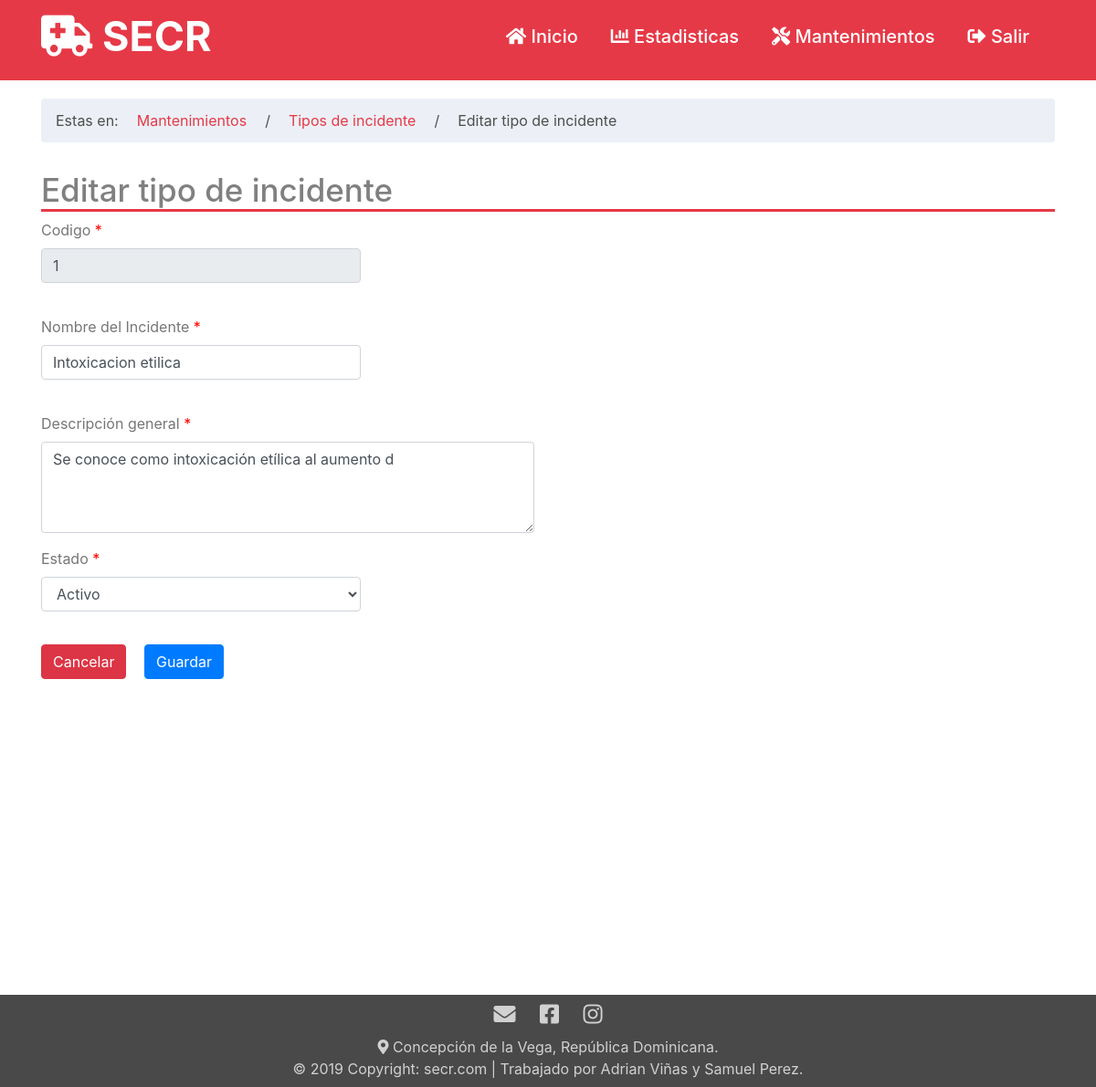
Page /tiposIncidente_modi.php?id=1 on the committed database.
### tables this page shows
CREATE TABLE `tipos_incidente` (
  `id_tipos_incidente` int(11) NOT NULL,
  `nombre` varchar(50) NOT NULL,
  `descripcion` varchar(50) NOT NULL,
  `estado` char(1) NOT NULL
);

### php/select.php (called while the page is built, shortened)
<?php
function consultar_tiposIncidente_id($id){
    include('conexion.php');
    $sql="SELECT * FROM tipos_incidente where id_tipos_incidente='$id'";
    return $result=$mysqli->query($sql);
}
?>

### tiposIncidente_modi.php (the view, shortened to what this page needs)
<?php
    include './php/cabe.php';
    $query=consultar_tiposIncidente_id($_GET['id']);
    $row=$query->fetch_assoc();
?>
<div class="container">
    <div class="row">
        <div class="col-lg-12">
        <ol class = "breadcrumb" style="margin-top: 20px; background: rgba(230, 235, 243, 0.74);">
            <li style="color: rgb(78, 78, 78);">Estas en:</li>
            <li class="active" style="color: rgb(78, 78, 78);"><a href="mantenimientos.php" style="color: rgb(230, 57, 71);">Mantenimientos</a></li>
            <li class="active" style="color: rgb(78, 78, 78);">/</li>
            <li class="active" style="color: rgb(78, 78, 78);"><a href="tiposIncidente_mant.php" style="color: rgb(230, 57, 71);">Tipos de incidente</a></li>
            <li class="active" style="color: rgb(78, 78, 78);">/</li>
            <li class="active" style="color: rgb(78, 78, 78);">Editar tipo de incidente</li>
        </ol>
        </div>
    </div>
    <div class="row">
        <div class="col-lg-12">
            <h2 id="Titulo">Editar tipo de incidente</h2>
        </div>
    </div>
<form action="./php/procedimientos_tiposIncidente.php?accion=UDT" method="POST">
    <div class="row">
        <div class="col-md-4 col-md-offset-2 col-sm-4 col-sm-offset-2 col-lg-4 col-lg-offset-2 col-xs-12 col-xs-offset-0">
            <div class="form-group">
                <label for="" class="control-label">Codigo <span style="color:red">*</span> </label>
                <input type="text" name="codigo" require="" placeholder="codigo" class="form-control" readonly="" value="<?php echo $row['id_tipos_incidente']?>">
            </div>
        </div>
    </div>
    <div class="row" id="fila">
            <div class="col-md-4 col-md-offset-2 col-sm-4 col-sm-offset-2 col-lg-4 col-lg-offset-2 col-xs-12 col-xs-offset-0">
                <div class="form-group">
                    <label for="" class="control-label">Nombre del Incidente <span style="color:red">*</span> </label>
                    <input type="text" name="incidentes" required="" placeholder="Incidente" class="form-control" value="<?php echo $row['nombre']?>">
                </div>
            </div>
        </div>
        <div class="row" id="fila">
            <div class="col-md-4 col-md-offset-2 col-sm-4 col-sm-offset-2 col-lg-6 col-lg-offset-2 col-xs-12 col-xs-offset-0">
                <div class="form-group">
                    <label for="" class="control-label">Descripción general <span style="color:red">*</span> </label>
                    <textarea type="text" placeholder="Descripción" name="descripcion" required="" class="form-control" style="height: 100px;"><?php echo $row['descripcion']?></textarea>
                </div>
            </div>
        </div>
        <div class="row">
            <div class="col-md-4 col-md-offset-0 col-sm-4 col-sm-offset-0 col-lg-4 col-lg-offset-0 col-xs-12 col-xs-offset-0">
                <div class="form-group">
                    <label for="" class="control-label">Estado <span style="color:red">*</span> </label>
                    <select class="form-control" name="estado">
                        <option value="1" <?php if($row['estado']=="A"){echo "selected";} ?>>Activo</option>
                    </select>
                </div>
            </div>
        </div>
        <div class="row" id="fila" >
         <div class="col-md-8 col-md-offset-2 col-sm-8 col-sm-offset-2 col-lg-8 col-lg-offset-2 col-xs-12 col-xs-offset-0">
            <div class="form-group" id="botonesCrearP">
                <a href="tiposIncidente_mant.php" class="btn btn-danger btn-md">Cancelar</a>
                <input type="submit" value="Guardar" class="btn btn-primary btn-md" id="botonGuardar">
            </div>
         </div>
        </div>
    </form>
</div>
<?php
    include 'php/pie.php';
?>

### css/Estilos_titulo.css (style rules this page uses)
#Titulo { border-bottom: 3px solid rgb(230, 57, 71); color: grey; margin-top: 15px; font-size: 35px; }
#fila { margin-top: 20px; }
label { color: rgb(119, 118, 118); }
body { background: rgb(250, 248, 248); }
#botonGuardar { margin-left: 15px; }

### css/Estilos_Pais.css (style rules this page uses)
html, body, #cont { width: 100%; height: 90%; margin: 0; padding: 0; }

### css/EstilosCab1.css (style rules this page uses)
li { margin-right: 20px; }
#botonesCrearP { padding-bottom: 150px; }

### rows in the picture
tipos_incidente: codigo "1", incidentes "Intoxicacion etilica", descripcion "Se conoce como intoxicación etílica al aumento d", estado "Activo"
